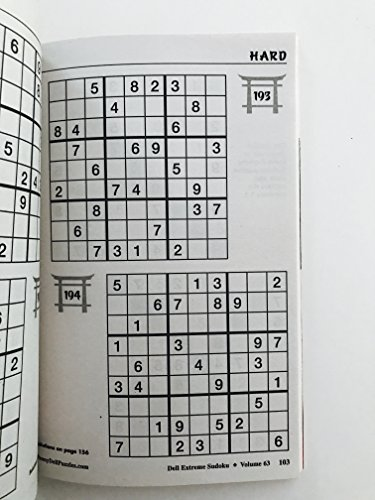
#> input picture Image_Preprocessing/images/sudoku.jpg, 375 x 500 px, given in place of lena.png, which was not available
$ python resizing_flipping.py
#> lines starting #> are read from the running program, lines starting #| are printed output that depends on the picture; pictures that were not available may be replaced by others from this repository, and a replacement may not be noted
#!/usr/bin/env python3
# -*- coding: utf-8 -*-

import argparse
import cv2

# [4 lines of commented-out code are left out]
params = 'datas/images/lena.png'
img = cv2.imread(params)
#> img is the input picture: shape (500, 375, 3); mean B, G, R 181.7, 183.5, 182.7
print('original image shape:', img.shape)
#| original image shape: (500, 375, 3)

width, height = 128, 256
resized_img = cv2.resize(img, (width, height))
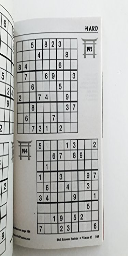
#> resized_img: shape (256, 128, 3); mean B, G, R 181.3, 183.1, 182.3
print('resized to 128x256 image shape:', resized_img.shape)
#| resized to 128x256 image shape: (256, 128, 3)

w_mult, h_mult = 0.25, 0.5
resized_img = cv2.resize(img, (0, 0), resized_img, w_mult, h_mult)
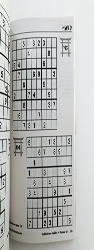
#> resized_img: shape (250, 94, 3); mean B, G, R 182.6, 184.4, 183.5
print('image shape:', resized_img.shape)
#| image shape: (250, 94, 3)

w_mult, h_mult = 2, 4
resized_img = cv2.resize(img, (0, 0), resized_img, w_mult, h_mult, cv2.INTER_NEAREST)
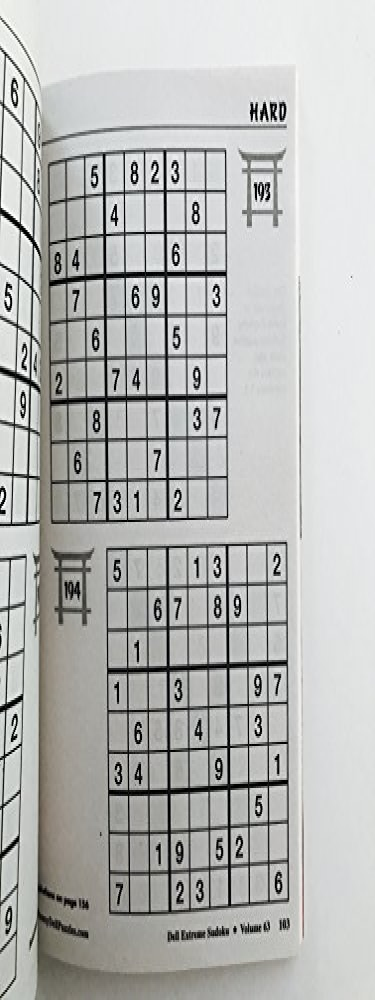
#> resized_img: shape (2000, 750, 3) (shown at 1/2 size); mean B, G, R 181.7, 183.5, 182.7
print('image shape:', resized_img.shape)
#| image shape: (2000, 750, 3)

img_flip_along_x = cv2.flip(img, 0)
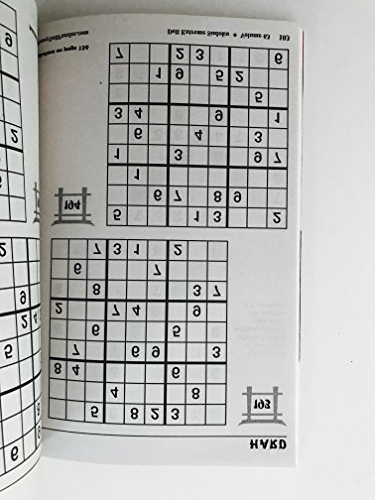
#> img_flip_along_x: shape (500, 375, 3); mean B, G, R 181.7, 183.5, 182.7
img_flip_along_x_along_y = cv2.flip(img_flip_along_x, 1)
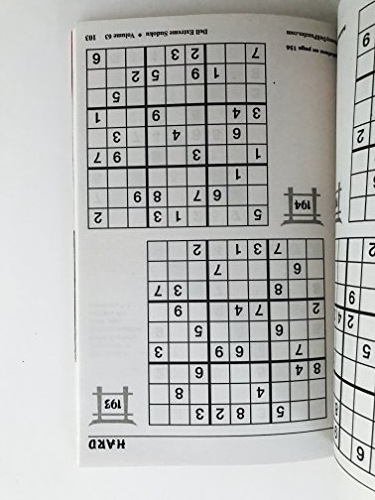
#> img_flip_along_x_along_y: shape (500, 375, 3); mean B, G, R 181.7, 183.5, 182.7
img_flipped_xy = cv2.flip(img, -1)

# check that sequential flips around x and y equal to simultaneous x-y flip
assert img_flipped_xy.all() == img_flip_along_x_along_y.all()
